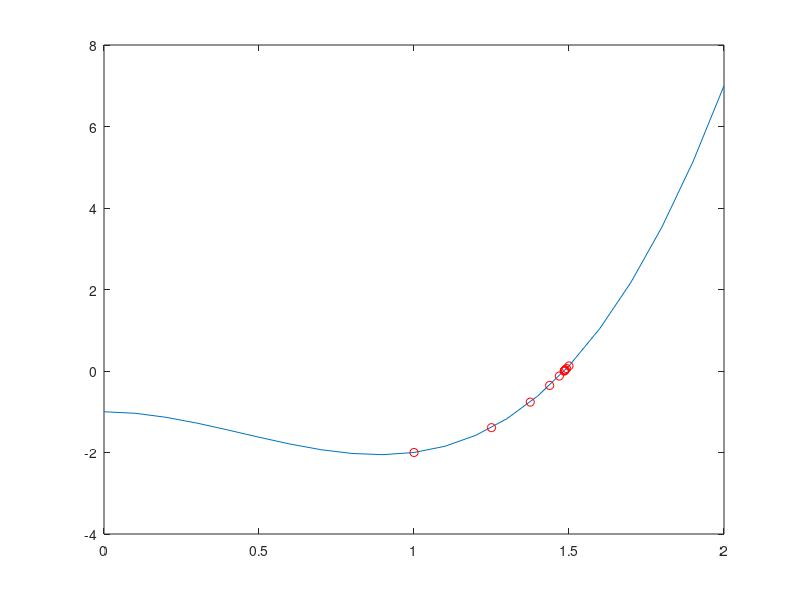

Here is the MATLAB script that generated this plot:
clear

function fun = fun1(x)
  fun=3*x.^3-4*x.^2-1;
end

a = 0;
b = 2;
y = a:0.1:b;
w = [];

if fun1(a)*fun1(b) >= 0
  printf("Brak rozwiazania na przedziale\n");
  
else
   while b-a>0.001
      wartosc = (a+b)/2 
      w(end+1) = wartosc;  
     if fun1(wartosc)*fun1(a) > 0
       a=wartosc;
     else
       b=wartosc;
     end
    end   
  printf("wynik to %f ", wartosc);
  plot (y,fun1(y), w, fun1(w), "or")
end

